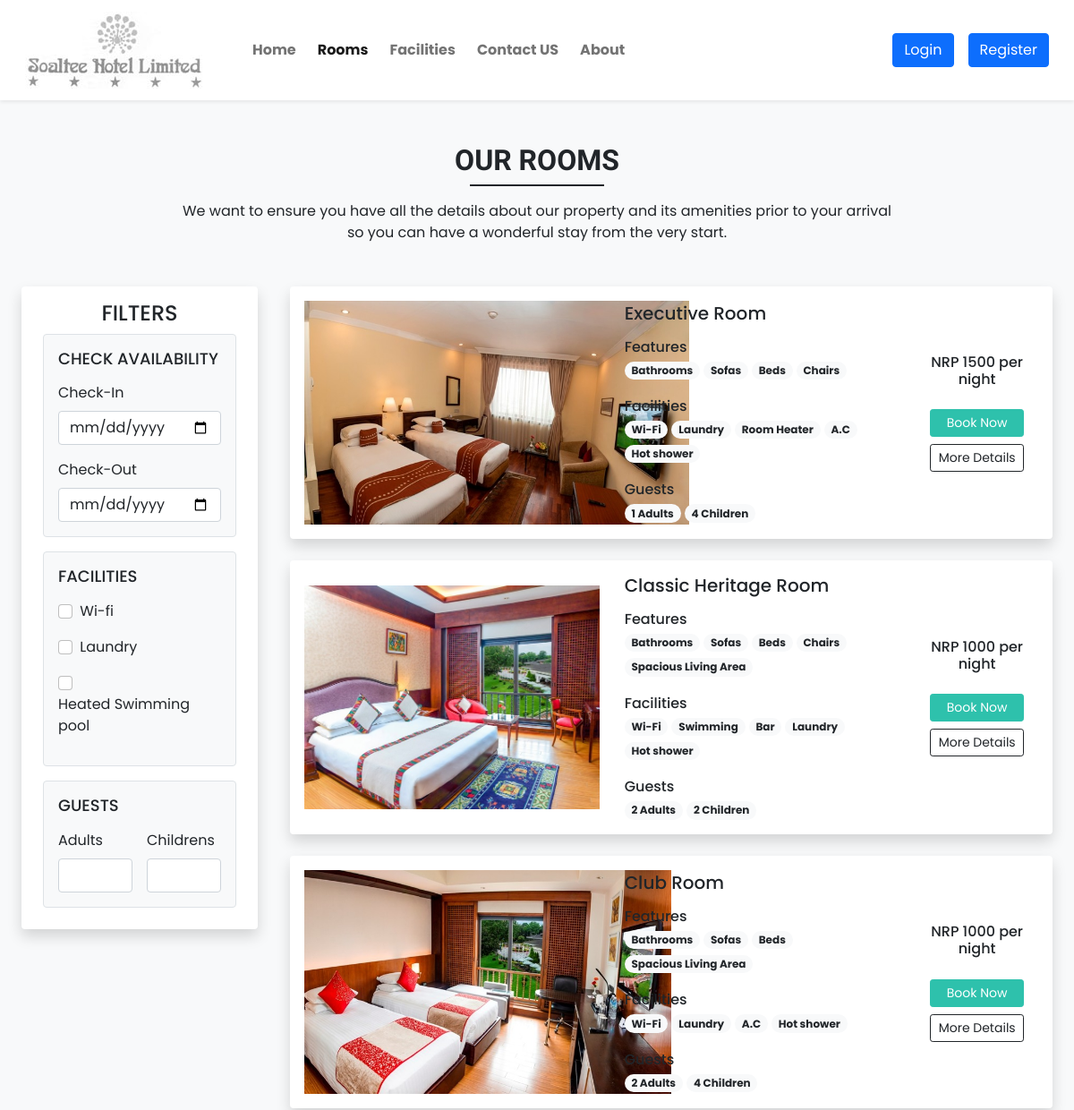
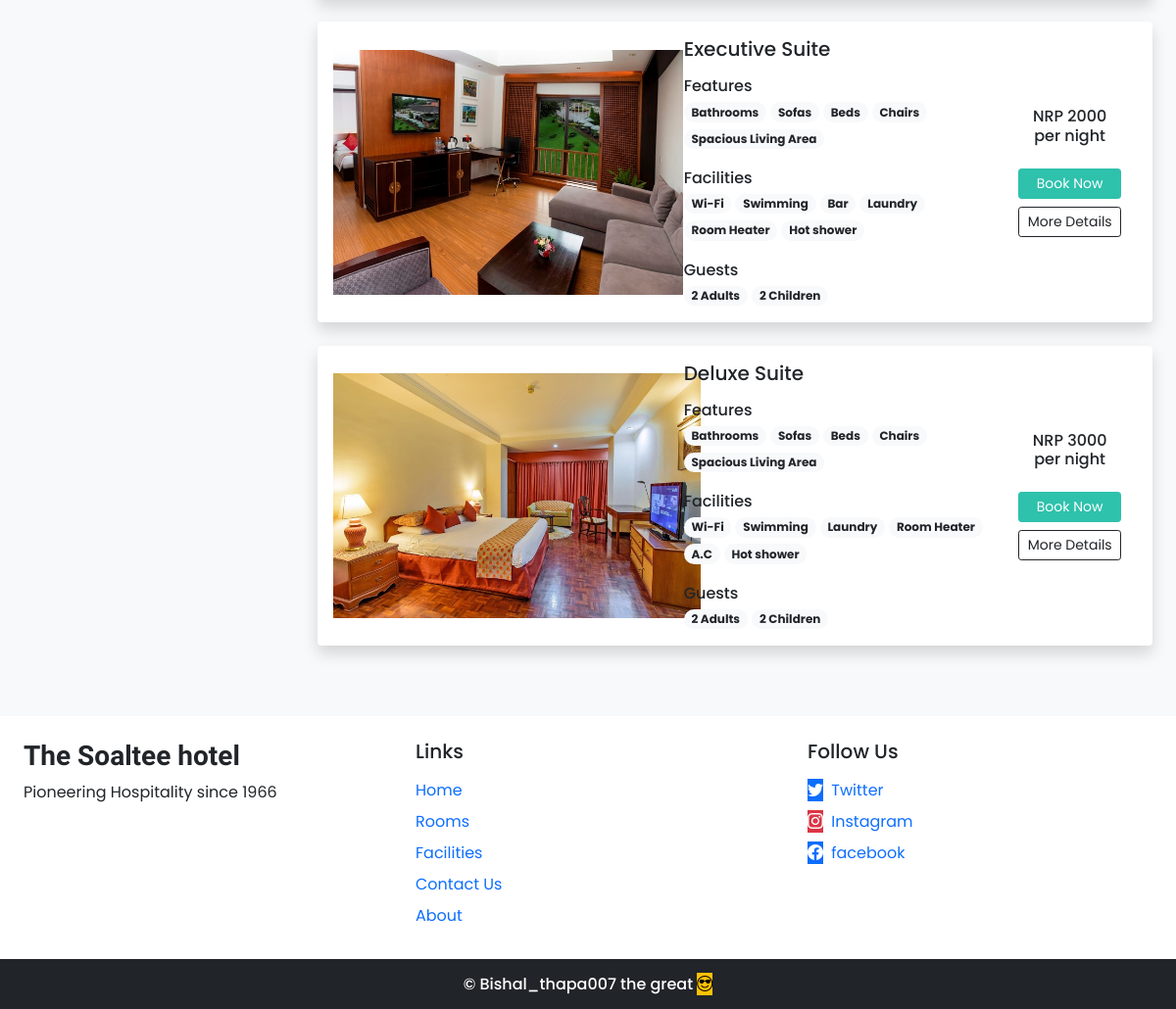
The page /rooms.php on the database its author committed (2 pictures, top to bottom).
### tables this page shows
CREATE TABLE `rooms` (
  `id` int(11) NOT NULL,
  `name` varchar(150) NOT NULL,
  `area` int(11) NOT NULL,
  `price` int(11) NOT NULL,
  `quantity` int(11) NOT NULL,
  `adult` int(11) NOT NULL,
  `children` int(11) NOT NULL,
  `description` varchar(400) NOT NULL,
  `status` tinyint(4) NOT NULL DEFAULT 1,
  `removed` int(11) NOT NULL DEFAULT 0
);

CREATE TABLE `room_images` (
  `sr_no` int(11) NOT NULL,
  `room_id` int(11) NOT NULL,
  `image` varchar(150) NOT NULL,
  `thumb` tinyint(4) NOT NULL DEFAULT 0
);

CREATE TABLE `features` (
  `id` int(11) NOT NULL,
  `name` varchar(50) NOT NULL
);

CREATE TABLE `facilities` (
  `id` int(11) NOT NULL,
  `icon` varchar(100) NOT NULL,
  `name` varchar(100) NOT NULL,
  `description` varchar(300) NOT NULL
);

CREATE TABLE `settings` (
  `sr_no` int(11) NOT NULL,
  `site_title` varchar(50) NOT NULL,
  `site_about` varchar(250) NOT NULL,
  `shutdown` tinyint(1) NOT NULL
);

### Admin/inc/db_connect.php (called while the page is built, shortened)
<?php
    function select($sql, $values, $datatypes)
    {
        $conn = $GLOBALS['conn'];
        if ($stmt = mysqli_prepare($conn, $sql)) {
            mysqli_stmt_bind_param($stmt, $datatypes, ...$values);
            if (mysqli_stmt_execute($stmt)) {
                $res = mysqli_stmt_get_result($stmt);
                return $res;
            } else {
                mysqli_stmt_close($stmt);
                die("Query cannot be executed - Select");
            }
        } else {
            die("Query cannot be executed - Select");
        }
    }
?>

### rooms.php (the view, shortened to what this page needs)
<!DOCTYPE html>
<html lang="en">
<head>
    <?php require('include/links.php'); ?>
    <link rel="stylesheet" href="https://unpkg.com/swiper@7/swiper-bundle.min.css" />
</head>
<body class="bg-light">
    <?php require('include/header.php'); ?>
    <div class="my-5 px-4">
        <h2 class="fw-bold h-font text-center">OUR ROOMS</h2>
        <div class="h-line bg-dark"></div>
        <p class="text-center mt-3">
            We want to ensure you have all the details about our property and its amenities prior to your arrival <br> so you can have a wonderful stay from the very start.
        </p>
    </div>
    <div class="container-fluid">
        <div class="row">
            <div class="col-lg-3 col-md-12 mb-lg-0 mb-4 ps-4">
                <nav class="navbar navbar-expand-lg navbar-light bg-white rounded shadow">
                    <div class="container-fluid flex-lg-column aligh-items-stretch">
                        <h4 class="mt-2">FILTERS</h4>
                        <div class="collapse navbar-collapse flex-column align-items-stretch" id="filterDropdown">
                            <div class="border bg-light p-3 rounded mb-3">
                                <h5 class="mb-3" style="font-size: 18px;">CHECK AVAILABILITY</h5>
                                <label class="form-label">Check-In</label>
                                <input type="date" class="form-control shadow-none mb-3">
                                <label class="form-label">Check-Out</label>
                                <input type="date" class="form-control shadow-none">
                            </div>
                            <div class="border bg-light p-3 rounded mb-3">
                                <h5 class="mb-3" style="font-size: 18px;">FACILITIES</h5>
                                <div class="mb-2">
                                    <input type="checkbox" id="f1" class="form-check-input shadow-none me-1">
                                    <label class="form-label" for="f1">Wi-fi</label>
                                </div>
                                <div class="mb-2">
                                    <input type="checkbox" id="f2" class="form-check-input shadow-none me-1">
                                    <label class="form-label" for="f2">Laundry</label>
                                </div>
                                <div class="mb-2">
                                    <input type="checkbox" id="f3" class="form-check-input shadow-none me-1">
                                    <label class="form-label" for="f3">Heated Swimming pool</label>
                                </div>
                            </div>
                            <div class="border bg-light p-3 rounded mb-3">
                                <h5 class="mb-3" style="font-size: 18px;">GUESTS</h5>
                                <div class="d-flex">
                                    <div class="me-3">
                                        <label class="form-label">Adults</label>
                                        <input type="number" class="form-control shadow-none me-1">
                                    </div>
                                    <div>
                                        <label class="form-label">Childrens</label>
                                        <input type="number" class="form-control shadow-none me-1">
                                    </div>
                                </div>
                            </div>
                        </div>
                    </div>
                </nav>
            </div>
            <div class="col-lg-9 col-md-12 px-4">
                <?php
                    $room_res = select("SELECT * FROM `rooms` WHERE `status`=? AND `removed`=?",[1,0],'ii');
                    while($room_data = mysqli_fetch_assoc($room_res))
                    {
                        $fea_q = mysqli_query($conn,"SELECT f.name FROM `features` f INNER JOIN `room_features`
                        rfea ON f.id = rfea.features_id WHERE rfea.room_id = '$room_data[id]'");
                        $features_data = "";
                        while($fea_row = mysqli_fetch_assoc($fea_q))
                        {
                            $features_data .="<span class='badge rounded-pill bg-light text-dark text-wrap me-1 mb-1'>$fea_row[name]</span>";
                        }
                        $fac_q = mysqli_query($conn, "SELECT f.name FROM `facilities` f INNER JOIN `room_facilities`
                        rfac ON f.id = rfac.facilities_id WHERE rfac.room_id = '$room_data[id]'");
                        $facilities_data = "";
                        while($fac_row = mysqli_fetch_assoc($fac_q))
                        {
                            $facilities_data .="<span class='badge rounded-pill bg-light text-dark text-wrap me-1 mb-1'>$fac_row[name]</span>";
                        }
                        $room_thumb = ROOMS_IMG_PATH."thumbnail.jpg";
                        $thumb_q = mysqli_query($conn, "SELECT * FROM `room_images` WHERE `room_id`='$room_data[id]' AND
                        `thumb` ='1' ");
                        if(mysqli_num_rows($thumb_q)>0)
                        {
                            $thumb_res = mysqli_fetch_assoc($thumb_q);
                            $room_thumb = ROOMS_IMG_PATH.$thumb_res['image'];
                        }
                        echo <<<data
                            <div class="card mb-4  border-0 shadow">
                                <div class="row g-0 p-3 align-items-center">
                                    <div class="col-md-5 mb-lg-0 mb-md-0 mb-3">
                                        <img src="$room_thumb" class="w-80 d-block" height="250">
                                    </div>
                                    <div class="col-md-5 px-lg-3 px-md-3 px-0">
                                        <h5 class="mb-3">$room_data[name]</h5>
                                        <div class="features mb-3">
                                            <h6 class="mb-1">Features</h6>
                                            $features_data
                                        </div>
                                        <div class="facilities mb-3">
                                            <h6 class="mb-1">Facilities</h6>
                                            $facilities_data
                                        </div>
                                        <div class="guests">
                                            <h6 class="mb-1">Guests</h6>
                                            <span class="badge rounded-pill bg-light text-dark text-wrap">
                                                $room_data[adult] Adults
                                            </span>
                                            <span class="badge rounded-pill bg-light text-dark text-wrap">
                                                $room_data[children] Children
                                            </span>
                                        </div>
                                    </div>
                                    <div class="col-md-2 mt-0 mt-md-0 mt-4 text-center">
                                        <div class="card-body">
                                            <h6 class="mb-4"> NRP $room_data[price]  per night</h6>
                                            <a href="#" class="btn btn-sm w-100 text-white custom-bg shadow-none mb-2">Book Now</a>
                                            <a href="room_details.php?id=$room_data[id]" class="btn btn-sm w-100 btn-outline-dark shadow-none">More Details</a>
                                        </div>
                                    </div>
                                </div>
                            </div>
                        data;
                    }
                ?>
            </div>
        </div>
    </div>
    <?php require('include/footer.php');  ?>
</body>
</html>

### include/links.php (shortened to what this page needs)
<link href="https://cdn.jsdelivr.net/npm/bootstrap@5.0.2/dist/css/bootstrap.min.css" rel="stylesheet">
<link rel="stylesheet" href="https://cdn.jsdelivr.net/npm/bootstrap-icons@1.7.2/font/bootstrap-icons.css">
<link rel="stylesheet" href="css/style.css">

### include/header.php (shortened to what this page needs)
<?php
    require('admin/inc/db_connect.php');
    $contact_q = "SELECT * FROM `contact_details` WHERE `sr_no` = ?";
    $settings_q = "SELECT * FROM `settings` WHERE `sr_no` = ?";
    $values = [1];
    $contact_r = mysqli_fetch_assoc(select($contact_q, $values, 'i'));
    $settings_r = mysqli_fetch_assoc(select($settings_q, $values, 'i'));
?>
 <nav id="nav-bar" class="navbar navbar-expand-lg navbar-light bg-white px-lg-3 py-lg-2 shadow-sm sticky-top">
     <div class="container-fluid">
         <a class="navbar-brand me-5 fw-bold fs-3 h-font" href="index.php"><img src="images/logo.jpg" alt="Solti Hotel"></a>
         <div class="collapse navbar-collapse" id="navbarSupportedContent">
             <ul class="navbar-nav me-auto mb-2 mb-lg-0">
                 <li class="nav-item">
                     <a class="nav-link me-2 fw-bold" href="index.php">Home</a>
                 </li>
                 <li class="nav-item">
                     <a class="nav-link me-2 fw-bold" href="rooms.php">Rooms</a>
                 </li>
                 <li class="nav-item">
                     <a class="nav-link me-2 fw-bold" href="facilities.php">Facilities</a>
                 </li>
                 <li class="nav-item">
                     <a class="nav-link me-2 fw-bold" href="contact.php">Contact US</a>
                 </li>
                 <li class="nav-item">
                     <a class="nav-link me-2 fw-bold" href="about.php">About</a>
                 </li>
             </ul>
             <div class="d-flex">
                <?php
                   if(isset($_SESSION['login']) && $_SESSION['login']==true)
                   {
                    $path = USERS_IMG_PATH;
                    echo<<<data
                        <div class="btn-group">
                            <button type="button" class="btn btn-outline-success shadow-none dropdown-toggle" data-bs-toggle="dropdown" data-bs-display="static" aria-expanded="false">
                                <img src="$path$_SESSION[uPic]" style="width: 25px; height: 25px;" class="me-1">
                                $_SESSION[uName]
                            </button>
                            <ul class="dropdown-menu dropdown-menu-lg-end">
                            <li><a class="dropdown-item" href="profile.php">Profile</a></li>
                            <li><a class="dropdown-item" href="bookings.php">Bookings</a></li>
                            <li><a class="dropdown-item" href="logout.php">Logout</a></li>
                            </ul>
                        </div>
                    data;
                   }
                   else
                   {
                    echo<<<data
                        <button type="button" class="btn btn-primary shadow-none me-lg-3 me-2" data-bs-toggle="modal" data-bs-target="#loginModal">
                            Login
                        </button>
                        <button type="button" class="btn btn-primary shadow-none" data-bs-toggle="modal" data-bs-target="#registerModal">
                            Register
                        </button>
                    data;
                   }
                ?>
             </div>
         </div>
     </div>
 </nav>

### include/footer.php (shortened to what this page needs)
<div class="container-fluid bg-white mt-5">
    <div class="row">
        <div class="col-lg-4 p-4">
            <h3 class="h-font fw-bold fs-3 mb-2"><?php echo $settings_r['site_title'] ?></h3>
            <p class="text-align-center ">
                <?php echo $settings_r['site_about'] ?>
            </p>
        </div>
        <div class="col-lg-4 p-4">
            <h5 class="mb-3">Links</h5>
            <a href="index.php" class="d-inline-block mb-2 text-decoration-none text-primary">Home</a><br>
            <a href="rooms.php" class="d-inline-block mb-2 text-decoration-none text-primary ">Rooms</a><br>
            <a href="facilities.php" class="d-inline-block mb-2 text-decoration-none text-primary ">Facilities</a><br>
            <a href="contact.php" class="d-inline-block mb-2 text-decoration-none text-primary ">Contact Us</a><br>
            <a href="about.php" class="d-inline-block mb-2 text-decoration-none text-primary">About</a>
        </div>
        <div class="col-lg-4 p-4">
            <h5 class="mb-3">Follow Us</h5>
            <?php
               if ($contact_r['tw'] != '') {
                   echo <<<data
                       <a href="$contact_r[tw]" class="d-inline-block text-decoration-none text-primary mb-2">
                    data;
               }
               ?>
            <i class="bi bi-twitter me-1 btn-primary"></i> Twitter</a><br>
            <a href="<?php echo $contact_r['insta'] ?>" class="d-inline-block text-decoration-none text-primary mb-2">
                <i class="bi bi-instagram me-1 btn-danger"></i> Instagram
            </a><br>
            <a href="<?php echo $contact_r['fb'] ?>" class="d-inline-block text-decoration-none text-primary ">
                <i class="bi bi-facebook me-1 btn-primary"></i> facebook
            </a>
        </div>
    </div>
</div>
<h6 class="text-center bg-dark text-white p-3 m-0"><span>© Bishal_thapa007 the great
        <i class="bi bi-emoji-sunglasses btn-warning"></i></span>
</h6>

### css/style.css (style rules this page uses)
:root { --teal: #2ec1ac; --teal_hover: #279e8c; }
* { font-family: 'Poppins', sans-serif; }
.h-font { font-family: 'Merienda', cursive; }
input[type=number] { -moz-appearance: textfield; }
.custom-bg { background-color: var(--teal); border: 1px solid var(--teal); }
.h-line { width: 150px; margin: 0 auto; height: 1.7px; }

### rows shown on the page
rooms: room_images.image (picture), name "Executive Room", adult "1", children "4", price "1500"
features: name "Bathrooms"
features: name "Sofas"
features: name "Beds"
features: name "Chairs"
facilities: name "Wi-Fi"
facilities: name "Laundry"
facilities: name "Room Heater"
facilities: name "A.C"
facilities: name "Hot shower"
rooms: room_images.image (picture), name "Classic Heritage Room", adult "2", children "2", price "1000"
features: name "Spacious Living Area"
facilities: name "Swimming"
facilities: name "Bar"
rooms: room_images.image (picture), name "Club Room", adult "2", children "4", price "1000"
rooms: room_images.image (picture), name "Executive Suite", adult "2", children "2", price "2000"
rooms: room_images.image (picture), name "Deluxe Suite", adult "2", children "2", price "3000"
settings: site_title "The Soaltee hotel", site_about "Pioneering Hospitality since 1966"
